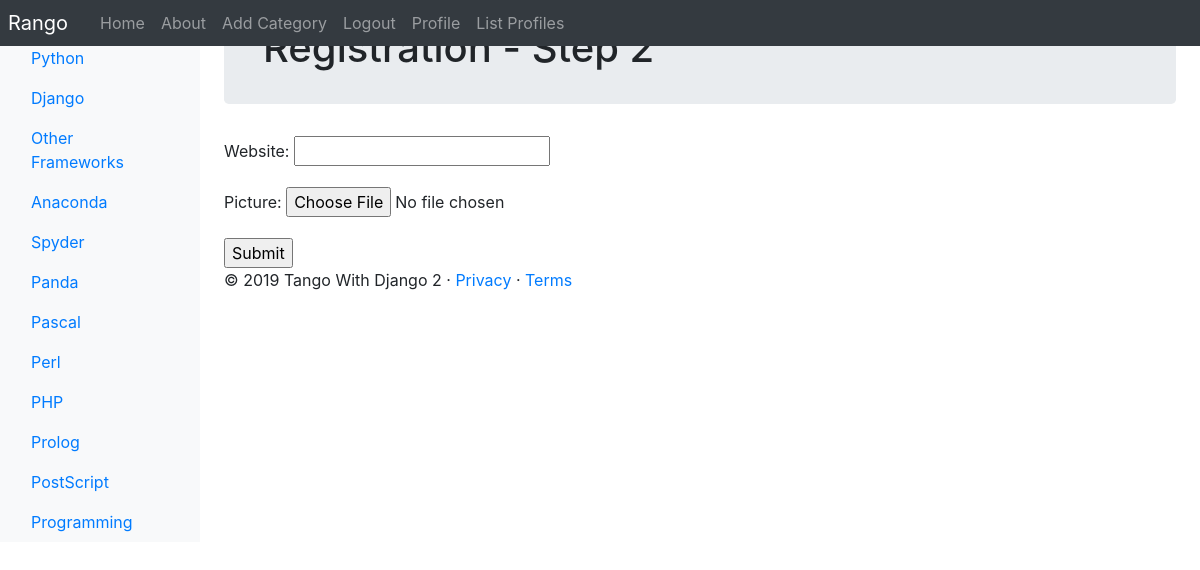
Page /rango/register_profile/ (signed in) on the committed database.
### rango/models.py (models this page shows, shortened)
class Category(models.Model):
    name = models.CharField(max_length=128, unique=True)
    views = models.IntegerField(default=0)
    likes = models.IntegerField(default=0)
    slug = models.SlugField(unique=True)
    class Meta:
        verbose_name_plural = 'Categories'

### rango/views.py (the view, shortened to what this page needs)
# urls.py: path('register_profile/', views.register_profile, name='register_profile'),
@login_required
def register_profile(request):
    form = UserProfileForm()
    context_dict = {'form':form}
    return render(request, 'rango/profile_registration.html', context_dict)

### rango/forms.py
class UserProfileForm(forms.ModelForm):
    website = forms.URLField(required=False)
    picture = forms.ImageField(required=False)
    class Meta:
        model = UserProfile
        exclude = ('user',)

### rango/templatetags/rango_template_tags.py (called while the page is built)
@register.inclusion_tag('rango/cats.html')
def get_category_list(cat = None):
    return {'cats': Category.objects.all(),
            'act_cat': cat}

### templates/rango/profile_registration.html (shortened to what this page needs)
{% extends 'rango/base.html' %}
{% block body_block %}
  <div class="jumbotron p-4">
  <div class="container">
      <h1 class="jumbotron-heading">Registration - Step 2</h1>
  </div>
  </div>
  <div class="container">
  <div class="row">
    <form method="post" action="." enctype="multipart/form-data">
      {{ form.as_p }}
      <input type="submit" value="Submit" />
    </form>
  </div>
  </div>
{% endblock %}

### templates/rango/cats.html (shortened to what this page needs)
<ul class="nav flex-column">
  {% if cats %}
      {% for c in cats %}
      {% if c == act_cat %}
          <li class="nav-item">
              <a class="nav-link active" href="{% url 'rango:show_category' c.slug %}">
              <span data-feather="at-sign"></span>{{ c.name }}</a>
          </li>
      {% else %}
          <li class="nav-item">
              <a class="nav-link" href="{% url 'rango:show_category' c.slug %}">
              {{ c.name }}</a>
          </li>
      {% endif %}
      {% endfor %}
  {% else %}
      <li class="nav-item">No Categories Yet!</li>
  {% endif %}
</ul>

### rows in the picture
Category: name "Python"
Category: name "Django"
Category: name "Other Frameworks"
Category: name "Anaconda"
Category: name "Spyder"
Category: name "Panda"
Category: name "Pascal"
Category: name "Perl"
Category: name "PHP"
Category: name "Prolog"
Category: name "PostScript"
Category: name "Programming"
